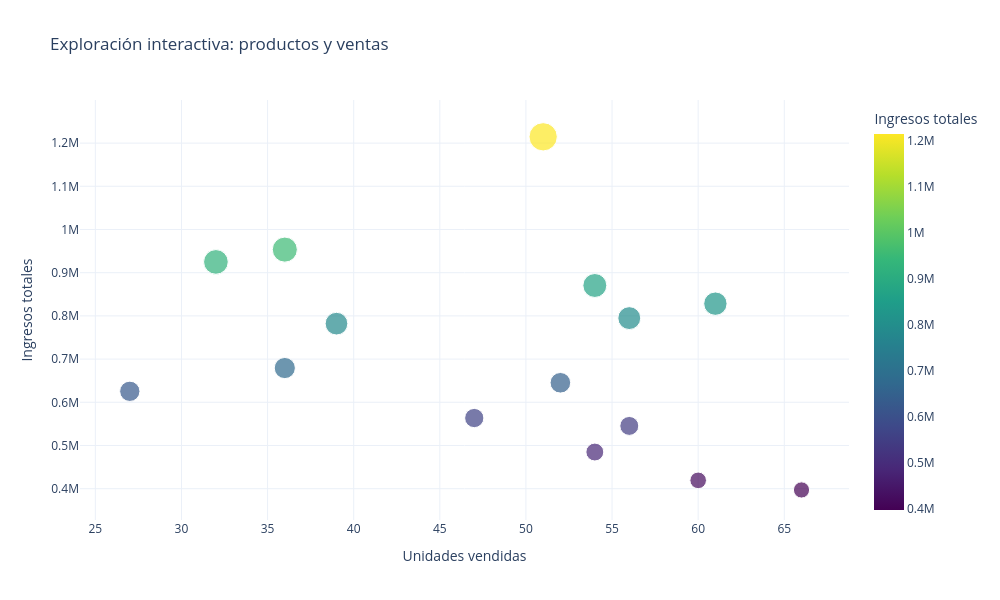

The code cell stored with this chart in its notebook:
### Markdown cell above
### 6. Gráfica de dispersión con burbujas y escala de colores.

* **El producto mas vendido (punto amarillo):** Con solo 51 unidades vendidas, se consiguió el importe más alto de todos. Es el producto que más ganancias deja.

* **Mucho volumen, poco dinero (puntos morados abajo a la derecha):** Aunque de estos productos se vendieron muchas piezas (más de 60), dejaron muy poco dinero. Significa que son cosas muy baratas.

* **El punto medio estable (puntos verdes):** Vender entre 30 y 40 unidades de productos con precio medio es lo que mantiene el negocio funcionando de forma estable.

### Code cell
import plotly.express as px

ventas_producto = (
    ventas_limpias
    .groupby("producto", as_index=False)
    .agg(
        total_venta=("total_venta", "sum"),
        unidades=("cantidad", "sum")
    )
    .sort_values("total_venta", ascending=False)
    .head(15)
)


fig = px.scatter(
    ventas_producto,
    x="unidades",
    y="total_venta",
    size="total_venta",
    color="total_venta",
    hover_name="producto",
    hover_data={
        "unidades": True,
        "total_venta": ":,.2f"
    },
    title="Exploración interactiva: productos y ventas",
    labels={
        "unidades": "Unidades vendidas",
        "total_venta": "Ingresos totales"
    },
    template="plotly_white",
    color_continuous_scale="Viridis"
)

fig.update_layout(
    width=1000,
    height=600
)

fig.show()

### Figure 1 — Plotly figure (JSON) as saved in the notebook; plotly's stock layout.template omitted (floating-point values rounded to 4 significant figures)
{"data": [{"hovertemplate": "<b>%{hovertext}</b><br><br>Unidades vendidas=%{x}<br>Ingresos totales=%{marker.color:,.2f}<extra></extra>", "hovertext": ["iPhone 15 Pro", "Dell XPS 13", "Laptop Gamer Asus ROG Strix", "Samsung Galaxy Tab S9", "iPad Air 5a Gen", "Google Pixel 8", "Samsung Galaxy S24", "Acer Nitro 5", "Consola PlayStation 5", "MacBook Air M2", "Consola Xbox Series X", "Monitor ASUS ProArt 27'' 4K", "Motorola Edge 40", "Audífonos Sony WH-1000XM5", "Xiaomi Pad 6"], "legendgroup": "", "marker": {"color": [1215000.0, 953500.0, 925000.0, 870400.0, 828300.0, 794900.0, 782100.0, 679300.0, 645100.0, 625400.0, 563600.0, 545300.0, 484800.0, 419300.0, 397100.0], "coloraxis": "coloraxis", "size": [1215000.0, 953500.0, 925000.0, 870400.0, 828300.0, 794900.0, 782100.0, 679300.0, 645100.0, 625400.0, 563600.0, 545300.0, 484800.0, 419300.0, 397100.0], "sizemode": "area", "sizeref": 3036.0, "symbol": "circle"}, "mode": "markers", "name": "", "orientation": "v", "showlegend": false, "type": "scatter", "x": [51, 36, 32, 54, 61, 56, 39, 36, 52, 27, 47, 56, 54, 60, 66], "xaxis": "x", "y": [1215000.0, 953500.0, 925000.0, 870400.0, 828300.0, 794900.0, 782100.0, 679300.0, 645100.0, 625400.0, 563600.0, 545300.0, 484800.0, 419300.0, 397100.0], "yaxis": "y"}], "layout": {"coloraxis": {"autocolorscale": false, "colorbar": {"title": {"text": "Ingresos totales"}}, "colorscale": [[0, "#440154"], [0.1111, "#482878"], [0.2222, "#3e4989"], [0.3333, "#31688e"], [0.4444, "#26828e"], [0.5556, "#1f9e89"], [0.6667, "#35b779"], [0.7778, "#6ece58"], [0.8889, "#b5de2b"], [1, "#fde725"]]}, "height": 600, "legend": {"itemsizing": "constant", "tracegroupgap": 0}, "title": {"text": "Exploración interactiva: productos y ventas"}, "width": 1000, "xaxis": {"anchor": "y", "domain": [0, 1], "title": {"text": "Unidades vendidas"}}, "yaxis": {"anchor": "x", "domain": [0, 1], "title": {"text": "Ingresos totales"}}}}
